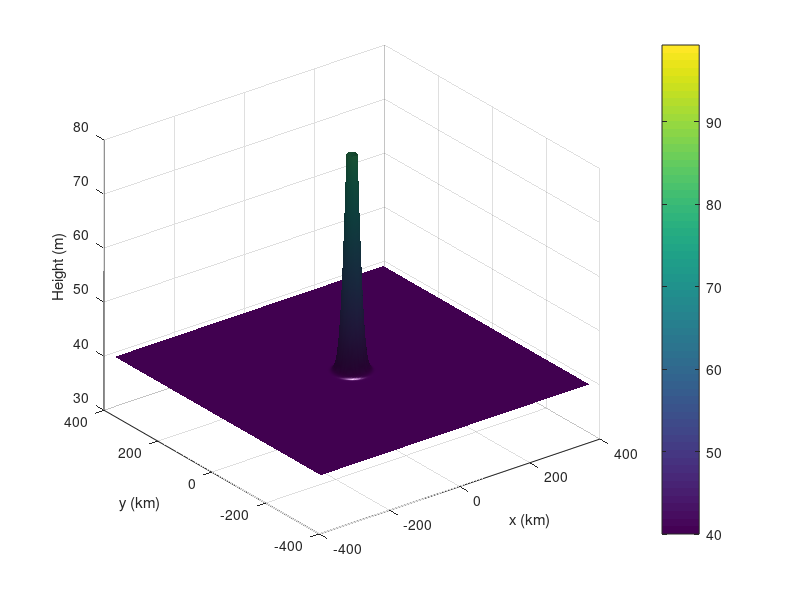

Write the MATLAB code that produced this figure. (Note: this script raises an error after producing the figure.)
% Original in paper but too large for 8GB of Macbook
L_x = 20000000;
L_y = 8000000;
dx = 156000;
dy = 95000;
dt = 3050; 

% Good enough I think
L_x = 3000*255;
L_y = 3000*255;
dx = 3000;
dy = 3000; 
dt = 600; 

numSteps = 5000;

g_prime = 0.049;  
lambda = 1 * 10^3;

x = -L_x/2:dx:L_x/2;
y = -L_y/2:dy:L_y/2;
[X, Y] = meshgrid(x,y);

% This allows for Corioulis to change as Y changes stopping that problem
% from earlier
beta = 2e-11;
f_0 = 0; 
f = f_0 + beta .* Y;

H = 40;
delta_h = 60;
l_x = 20000; 
l_y = 20000; 

h = H + delta_h * exp(-(X.^2/l_x^2 + Y.^2/l_y^2));
hu = zeros(size(h));
hv = zeros(size(h));

% This is from Google Gemini 
figure('Color', 'w');
hPlot = surf(X/1e3, Y/1e3, h);
shading interp; lighting gouraud; camlight;
xlabel('x (km)'); ylabel('y (km)'); zlabel('Height (m)');
colorbar;
zlim([30 80]); 
clim([30 80]);

timerVal = tic; 
for t = 1:numSteps
% I used Google Gemini to refine and find errors in my original adaptation
% of the RK4 finite difference method

    % k1
    [dhdt_1, dhudt_1, dhvdt_1] = derivativeStuff(h, hu, hv, dx, dy, g_prime, f, lambda);
    [h, hu, hv] = apply_boundaries_optimized(h, hu, hv); % Base boundaries
    k1_h  = dt .* dhdt_1;
    k1_hu = dt .* dhudt_1;
    k1_hv = dt .* dhvdt_1; 
    
    % k2
    h_mid1  = h  + 0.5 .* k1_h;
    hu_mid1 = hu + 0.5 .* k1_hu;
    hv_mid1 = hv + 0.5 .* k1_hv;
    [h_mid1, hu_mid1, hv_mid1] = apply_boundaries_optimized(h_mid1, hu_mid1, hv_mid1); % Mid1 boundaries
    [dhdt_2, dhudt_2, dhvdt_2] = derivativeStuff(h_mid1, hu_mid1, hv_mid1, dx, dy, g_prime, f, lambda);
    k2_h  = dt .* dhdt_2;
    k2_hu = dt .* dhudt_2;
    k2_hv = dt .* dhvdt_2;
    
    % k3
    h_mid2  = h  + 0.5 .* k2_h;
    hu_mid2 = hu + 0.5 .* k2_hu;
    hv_mid2 = hv + 0.5 .* k2_hv;
    [h_mid2, hu_mid2, hv_mid2] = apply_boundaries_optimized(h_mid2, hu_mid2, hv_mid2); % Mid2 boundaries
    [dhdt_3, dhudt_3, dhvdt_3] = derivativeStuff(h_mid2, hu_mid2, hv_mid2, dx, dy, g_prime, f, lambda);
    k3_h  = dt .* dhdt_3;
    k3_hu = dt .* dhudt_3;
    k3_hv = dt .* dhvdt_3;
    
    % k4
    h_end  = h  + k3_h;
    hu_end = hu + k3_hu;
    hv_end = hv + k3_hv;
    [h_end, hu_end, hv_end] = apply_boundaries_optimized(h_end, hu_end, hv_end); % End boundaries
    [dhdt_4, dhudt_4, dhvdt_4] = derivativeStuff(h_end, hu_end, hv_end, dx, dy, g_prime, f, lambda);
    k4_h  = dt .* dhdt_4;
    k4_hu = dt .* dhudt_4;
    k4_hv = dt .* dhvdt_4;
    
    % combine everything
    h  = h  + (1/6) .* (k1_h  + 2.*k2_h  + 2.*k3_h  + k4_h);
    hu = hu + (1/6) .* (k1_hu + 2.*k2_hu + 2.*k3_hu + k4_hu);
    hv = hv + (1/6) .* (k1_hv + 2.*k2_hv + 2.*k3_hv + k4_hv);
    
    % Final boundary application for the timestep
    [h, hu, hv] = apply_boundaries_optimized(h, hu, hv);
    
    threshold = 0.01; 
    
    hit_top    = any(abs(h(3, :) - H) > threshold);
    hit_bottom = any(abs(h(end-2, :) - H) > threshold);
    hit_left   = any(abs(h(:, 3) - H) > threshold);
    hit_right  = any(abs(h(:, end-2) - H) > threshold);
    
    if hit_top || hit_bottom || hit_left || hit_right
        fprintf(['Boundary hit detected at timestep %d at time ' ...
            '%d. Ending program.\n'], t, toc(timerVal));
        break; 
    end
    
    if mod(t, 2) == 0
        set(hPlot, 'ZData', h);
        title(['Time Step: ', num2str(t)]);
        drawnow limitrate;
    end

    if t == 40
        clim([30 50]);
    end
end

baselineH = h; 

% derivativeStuff is from Google Gemini but refined from 1D
function [dhdt, dhudt, dhvdt] = derivativeStuff(h, hu, hv, dx, dy, g_prime, f, lambda)
    safe = max(h, 0.1); 
    u = hu ./ safe; 
    v = hv ./ safe; 
    
    dh_dx = SpatialX(h, dx);
    dh_dy = SpatialY(h, dy);
    
    dhu_dx = SpatialX(hu, dx);
    dhv_dy = SpatialY(hv, dy);
    
    du2h_dx = SpatialX(hu .* u, dx);
    duvh_dy = SpatialY(hu .* v, dy);
    
    dv2h_dy = SpatialY(hv .* v, dy);
    duvh_dx = SpatialX(hv .* u, dx);
    
    laplacian_hu = Laplacian(hu, dx, dy);
    laplacian_hv = Laplacian(hv, dx, dy);
    
    dhdt  = -dhu_dx - dhv_dy; 
    
    dhudt = -(g_prime .* h .* dh_dx) - du2h_dx - duvh_dy + (f .* hv) + (lambda .* laplacian_hu); 
    
    dhvdt = -(g_prime .* h .* dh_dy) - dv2h_dy - duvh_dx - (f .* hu) + (lambda .* laplacian_hv); 
end


function dfdx = SpatialX(F, dx)
    dfdx = zeros(size(F)); 
    dfdx(:, 3:end-2) = (-F(:, 5:end) + 8.*F(:, 4:end-1) - 8.*F(:, 2:end-3) + F(:, 1:end-4)) ./ (12*dx);
end

function dfdy = SpatialY(F, dy)
    dfdy = zeros(size(F)); 
    dfdy(3:end-2, :) = (-F(5:end, :) + 8.*F(4:end-1, :) - 8.*F(2:end-3, :) + F(1:end-4, :)) ./ (12*dy);
end

function laplaceResult = Laplacian(F, dx, dy)
    xPart = zeros(size(F)); 
    yPart = zeros(size(F)); 
    
    xPart(:, 3:end-2) = (-F(:, 5:end) + 16.*F(:, 4:end-1) - 30.*F(:, 3:end-2) + 16.*F(:, 2:end-3) - F(:, 1:end-4)) ./ (12*dx^2);
    
    yPart(3:end-2, :) = (-F(5:end, :) + 16.*F(4:end-1, :) - 30.*F(3:end-2, :) + 16.*F(2:end-3, :) - F(1:end-4, :)) ./ (12*dy^2);
    
    laplaceResult = xPart + yPart; 
end

function [h, hu, hv] = apply_boundaries_optimized(h, hu, hv)
    h(:, 1:2) = repmat(h(:, 3), 1, 2);
    h(:, end-1:end) = repmat(h(:, end-2), 1, 2);
    hu(:, 1:2) = 0; hu(:, end-1:end) = 0;
    hv(:, 1:2) = 0; hv(:, end-1:end) = 0;
    
    h(1:2, :) = repmat(h(3, :), 2, 1);
    h(end-1:end, :) = repmat(h(end-2, :), 2, 1);
    hu(1:2, :) = 0; hu(end-1:end, :) = 0;
    hv(1:2, :) = 0; hv(end-1:end, :) = 0;
end
